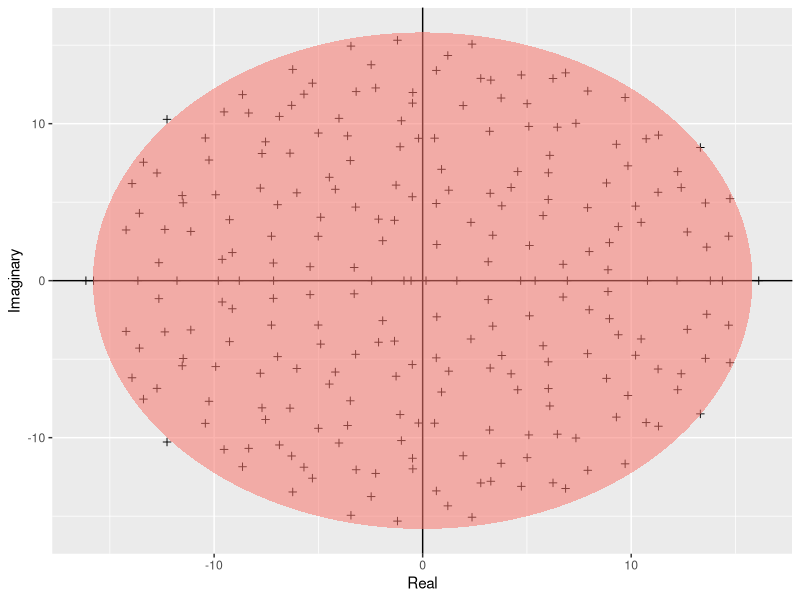

Generate this figure with R:
build_ellipse <- function(hradius, vradius){ # function that returns an ellipse
  npoints = 250
  a <- seq(0, 2 * pi, length = npoints + 1)
  x <- hradius * cos(a)
  y <- vradius * sin(a)  
  return(data.frame(x = x, y = y))
}

N <- 250 # Assign size of the matrix
M <- matrix(rnorm(N * N), N, N) # Build the matrix
eigvals <- eigen(M)$values # Find the eigenvalues
eigDF <- data.frame("Real" = Re(eigvals), "Imaginary" = Im(eigvals)) # Build a dataframe
my_radius <- sqrt(N) # The radius of the circle is sqrt(N)
ellDF <- build_ellipse(my_radius, my_radius) # Dataframe to plot the ellipse
names(ellDF) <- c("Real", "Imaginary") # rename the columns


# plot the eigenvalues
require(ggplot2)
p <- ggplot(eigDF, aes(x = Real, y = Imaginary))
p <- p +
  geom_point(shape = I(3)) +
  theme(legend.position = "none")

# now add the vertical and horizontal line
p <- p + geom_hline(aes(yintercept = 0))
p <- p + geom_vline(aes(xintercept = 0))

# finally, add the ellipse

p <- p + geom_polygon(data = ellDF, aes(x = Real, y = Imaginary, alpha = 1/20, fill = "red"))
pdf("../Results/Girko.pdf")
print(p)
dev.off()
